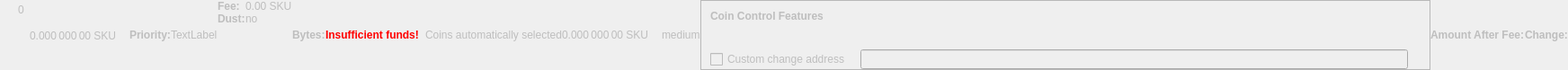
    <widget class="QWidget" name="dummyHideWidget" native="true">
     <property name="enabled">
      <bool>false</bool>
     </property>
     <property name="maximumSize">
      <size>
       <width>100</width>
       <height>22</height>
      </size>
     </property>
     <layout class="QHBoxLayout" name="dummyHideLayout">
      <property name="spacing">
       <number>0</number>
      </property>
      <property name="leftMargin">
       <number>0</number>
      </property>
      <property name="topMargin">
       <number>0</number>
      </property>
      <property name="rightMargin">
       <number>0</number>
      </property>
      <property name="bottomMargin">
       <number>0</number>
      </property>
      <item>
       <layout class="QFormLayout" name="formLayoutCoinControl1">
        <property name="horizontalSpacing">
         <number>10</number>
        </property>
        <property name="verticalSpacing">
         <number>14</number>
        </property>
        <property name="leftMargin">
         <number>10</number>
        </property>
        <property name="topMargin">
         <number>4</number>
        </property>
        <property name="rightMargin">
         <number>6</number>
        </property>
        <item row="0" column="1">
         <widget class="QLabel" name="labelCoinControlBytes">
          <property name="cursor">
           <cursorShape>IBeamCursor</cursorShape>
          </property>
          <property name="contextMenuPolicy">
           <enum>Qt::ActionsContextMenu</enum>
          </property>
          <property name="text">
           <string notr="true">0</string>
          </property>
          <property name="textInteractionFlags">
           <set>Qt::LinksAccessibleByMouse|Qt::TextSelectableByKeyboard|Qt::TextSelectableByMouse</set>
          </property>
         </widget>
        </item>
       </layout>
      </item>
      <item>
       <widget class="QLabel" name="labelCoinControlAfterFee">
        <property name="enabled">
         <bool>false</bool>
        </property>
        <property name="sizePolicy">
         <sizepolicy hsizetype="Fixed" vsizetype="Fixed">
          <horstretch>0</horstretch>
          <verstretch>0</verstretch>
         </sizepolicy>
        </property>
        <property name="minimumSize">
         <size>
          <width>111</width>
          <height>12</height>
         </size>
        </property>
        <property name="maximumSize">
         <size>
          <width>111</width>
          <height>12</height>
         </size>
        </property>
        <property name="cursor">
         <cursorShape>IBeamCursor</cursorShape>
        </property>
        <property name="contextMenuPolicy">
         <enum>Qt::ActionsContextMenu</enum>
        </property>
        <property name="text">
         <string notr="true">0.000 000 00 SKU</string>
        </property>
        <property name="textInteractionFlags">
         <set>Qt::LinksAccessibleByMouse|Qt::TextSelectableByKeyboard|Qt::TextSelectableByMouse</set>
        </property>
       </widget>
      </item>
      <item>
       <widget class="QLabel" name="labelCoinControlPriorityText">
        <property name="enabled">
         <bool>false</bool>
        </property>
        <property name="font">
         <font>
          <weight>75</weight>
          <bold>true</bold>
         </font>
        </property>
        <property name="text">
         <string>Priority:</string>
        </property>
       </widget>
      </item>
      <item>
       <layout class="QHBoxLayout" name="horizontalLayout">
        <item>
         <widget class="QLabel" name="WarningLabel">
          <property name="text">
           <string>TextLabel</string>
          </property>
         </widget>
        </item>
       </layout>
      </item>
      <item>
       <layout class="QFormLayout" name="formLayoutCoinControl3">
        <property name="horizontalSpacing">
         <number>0</number>
        </property>
        <property name="verticalSpacing">
         <number>0</number>
        </property>
        <property name="leftMargin">
         <number>0</number>
        </property>
        <property name="topMargin">
         <number>0</number>
        </property>
        <property name="rightMargin">
         <number>0</number>
        </property>
        <item row="0" column="0">
         <widget class="QLabel" name="labelCoinControlFeeText">
          <property name="enabled">
           <bool>false</bool>
          </property>
          <property name="font">
           <font>
            <weight>75</weight>
            <bold>true</bold>
           </font>
          </property>
          <property name="text">
           <string>Fee:</string>
          </property>
          <property name="margin">
           <number>0</number>
          </property>
         </widget>
        </item>
        <item row="0" column="1">
         <widget class="QLabel" name="labelCoinControlFee">
          <property name="enabled">
           <bool>false</bool>
          </property>
          <property name="cursor">
           <cursorShape>IBeamCursor</cursorShape>
          </property>
          <property name="contextMenuPolicy">
           <enum>Qt::ActionsContextMenu</enum>
          </property>
          <property name="text">
           <string notr="true">0.00 SKU</string>
          </property>
          <property name="textInteractionFlags">
           <set>Qt::LinksAccessibleByMouse|Qt::TextSelectableByKeyboard|Qt::TextSelectableByMouse</set>
          </property>
         </widget>
        </item>
        <item row="1" column="0">
         <widget class="QLabel" name="labelCoinControlLowOutputText">
          <property name="enabled">
           <bool>false</bool>
          </property>
          <property name="font">
           <font>
            <weight>75</weight>
            <bold>true</bold>
           </font>
          </property>
          <property name="text">
           <string>Dust:</string>
          </property>
         </widget>
        </item>
        <item row="1" column="1">
         <widget class="QLabel" name="labelCoinControlLowOutput">
          <property name="enabled">
           <bool>false</bool>
          </property>
          <property name="cursor">
           <cursorShape>IBeamCursor</cursorShape>
          </property>
          <property name="contextMenuPolicy">
           <enum>Qt::ActionsContextMenu</enum>
          </property>
          <property name="text">
           <string>no</string>
          </property>
          <property name="textInteractionFlags">
           <set>Qt::LinksAccessibleByMouse|Qt::TextSelectableByKeyboard|Qt::TextSelectableByMouse</set>
          </property>
         </widget>
        </item>
       </layout>
      </item>
      <item>
       <widget class="QLabel" name="labelCoinControlBytesText">
        <property name="enabled">
         <bool>false</bool>
        </property>
        <property name="font">
         <font>
          <weight>75</weight>
          <bold>true</bold>
         </font>
        </property>
        <property name="text">
         <string>Bytes:</string>
        </property>
       </widget>
      </item>
      <item>
       <layout class="QFormLayout" name="formLayoutCoinControl2">
        <property name="horizontalSpacing">
         <number>0</number>
        </property>
        <property name="verticalSpacing">
         <number>0</number>
        </property>
        <property name="leftMargin">
         <number>0</number>
        </property>
        <property name="topMargin">
         <number>0</number>
        </property>
        <property name="rightMargin">
         <number>0</number>
        </property>
       </layout>
      </item>
      <item>
       <layout class="QHBoxLayout" name="horizontalLayoutCoinControl2">
        <property name="spacing">
         <number>0</number>
        </property>
        <property name="bottomMargin">
         <number>0</number>
        </property>
       </layout>
      </item>
      <item>
       <widget class="QLabel" name="labelCoinControlInsuffFunds">
        <property name="enabled">
         <bool>false</bool>
        </property>
        <property name="minimumSize">
         <size>
          <width>0</width>
          <height>0</height>
         </size>
        </property>
        <property name="font">
         <font>
          <weight>75</weight>
          <bold>true</bold>
         </font>
        </property>
        <property name="styleSheet">
         <string notr="true">color:red;font-weight:bold;</string>
        </property>
        <property name="text">
         <string>Insufficient funds!</string>
        </property>
        <property name="margin">
         <number>5</number>
        </property>
       </widget>
      </item>
      <item>
       <layout class="QFormLayout" name="formLayoutCoinControl4">
        <property name="horizontalSpacing">
         <number>0</number>
        </property>
        <property name="verticalSpacing">
         <number>0</number>
        </property>
        <property name="leftMargin">
         <number>0</number>
        </property>
        <property name="topMargin">
         <number>0</number>
        </property>
        <property name="rightMargin">
         <number>0</number>
        </property>
       </layout>
      </item>
      <item>
       <widget class="QLabel" name="labelCoinControlChangeLabel">
        <property name="enabled">
         <bool>false</bool>
        </property>
        <property name="sizePolicy">
         <sizepolicy hsizetype="Preferred" vsizetype="Expanding">
          <horstretch>0</horstretch>
          <verstretch>0</verstretch>
         </sizepolicy>
        </property>
        <property name="minimumSize">
         <size>
          <width>0</width>
          <height>0</height>
         </size>
        </property>
        <property name="text">
         <string/>
        </property>
        <property name="margin">
         <number>3</number>
        </property>
       </widget>
      </item>
      <item>
       <widget class="QLabel" name="labelCoinControlAutomaticallySelected">
        <property name="enabled">
         <bool>false</bool>
        </property>
        <property name="sizePolicy">
         <sizepolicy hsizetype="Fixed" vsizetype="Fixed">
          <horstretch>0</horstretch>
          <verstretch>0</verstretch>
         </sizepolicy>
        </property>
        <property name="minimumSize">
         <size>
          <width>0</width>
          <height>0</height>
         </size>
        </property>
        <property name="maximumSize">
         <size>
          <width>240</width>
          <height>16777215</height>
         </size>
        </property>
        <property name="text">
         <string>Coins automatically selected</string>
        </property>
        <property name="margin">
         <number>5</number>
        </property>
       </widget>
      </item>
      <item>
       <widget class="QLabel" name="labelCoinControlChange">
        <property name="enabled">
         <bool>false</bool>
        </property>
        <property name="sizePolicy">
         <sizepolicy hsizetype="Fixed" vsizetype="Fixed">
          <horstretch>0</horstretch>
          <verstretch>0</verstretch>
         </sizepolicy>
        </property>
        <property name="minimumSize">
         <size>
          <width>111</width>
          <height>0</height>
         </size>
        </property>
        <property name="maximumSize">
         <size>
          <width>111</width>
          <height>16777215</height>
         </size>
        </property>
        <property name="cursor">
         <cursorShape>IBeamCursor</cursorShape>
        </property>
        <property name="contextMenuPolicy">
         <enum>Qt::ActionsContextMenu</enum>
        </property>
        <property name="text">
         <string notr="true">0.000 000 00 SKU</string>
        </property>
        <property name="textInteractionFlags">
         <set>Qt::LinksAccessibleByMouse|Qt::TextSelectableByKeyboard|Qt::TextSelectableByMouse</set>
        </property>
       </widget>
      </item>
      <item>
       <widget class="QLabel" name="labelCoinControlPriority">
        <property name="enabled">
         <bool>false</bool>
        </property>
        <property name="cursor">
         <cursorShape>IBeamCursor</cursorShape>
        </property>
        <property name="contextMenuPolicy">
         <enum>Qt::ActionsContextMenu</enum>
        </property>
        <property name="text">
         <string>medium</string>
        </property>
        <property name="textInteractionFlags">
         <set>Qt::LinksAccessibleByMouse|Qt::TextSelectableByKeyboard|Qt::TextSelectableByMouse</set>
        </property>
       </widget>
      </item>
      <item>
       <widget class="QFrame" name="frameCoinControl">
        <property name="sizePolicy">
         <sizepolicy hsizetype="Expanding" vsizetype="Expanding">
          <horstretch>0</horstretch>
          <verstretch>0</verstretch>
         </sizepolicy>
        </property>
        <property name="maximumSize">
         <size>
          <width>16777215</width>
          <height>16777215</height>
         </size>
        </property>
        <property name="frameShape">
         <enum>QFrame::StyledPanel</enum>
        </property>
        <property name="frameShadow">
         <enum>QFrame::Sunken</enum>
        </property>
        <layout class="QVBoxLayout" name="verticalLayoutCoinControl2_2">
         <property name="spacing">
          <number>0</number>
         </property>
         <property name="leftMargin">
          <number>0</number>
         </property>
         <property name="topMargin">
          <number>0</number>
         </property>
         <property name="rightMargin">
          <number>0</number>
         </property>
         <property name="bottomMargin">
          <number>0</number>
         </property>
         <item>
          <layout class="QVBoxLayout" name="verticalLayoutCoinControl" stretch="0,0,0,1">
           <property name="spacing">
            <number>0</number>
           </property>
           <property name="leftMargin">
            <number>10</number>
           </property>
           <property name="topMargin">
            <number>10</number>
           </property>
           <item>
            <layout class="QHBoxLayout" name="horizontalLayoutCoinControl1">
             <property name="bottomMargin">
              <number>15</number>
             </property>
             <item>
              <widget class="QLabel" name="labelCoinControlFeatures">
               <property name="enabled">
                <bool>false</bool>
               </property>
               <property name="sizePolicy">
                <sizepolicy hsizetype="Preferred" vsizetype="Maximum">
                 <horstretch>0</horstretch>
                 <verstretch>0</verstretch>
                </sizepolicy>
               </property>
               <property name="font">
                <font>
                 <weight>75</weight>
                 <bold>true</bold>
                </font>
               </property>
               <property name="styleSheet">
                <string notr="true">font-weight:bold;</string>
               </property>
               <property name="text">
                <string>Coin Control Features</string>
               </property>
              </widget>
             </item>
            </layout>
           </item>
           <item>
            <widget class="QWidget" name="widgetCoinControl" native="true">
             <property name="sizePolicy">
              <sizepolicy hsizetype="Preferred" vsizetype="Preferred">
               <horstretch>0</horstretch>
               <verstretch>0</verstretch>
              </sizepolicy>
             </property>
             <property name="minimumSize">
              <size>
               <width>0</width>
               <height>0</height>
              </size>
             </property>
             <property name="styleSheet">
              <string notr="true"/>
             </property>
             <layout class="QHBoxLayout" name="horizontalLayoutCoinControl5_2">
              <property name="leftMargin">
               <number>0</number>
              </property>
              <property name="topMargin">
               <number>0</number>
              </property>
              <property name="rightMargin">
               <number>0</number>
              </property>
              <property name="bottomMargin">
               <number>0</number>
              </property>
              <item>
               <layout class="QHBoxLayout" name="horizontalLayoutCoinControl3">
                <property name="spacing">
                 <number>20</number>
                </property>
                <property name="topMargin">
                 <number>0</number>
                </property>
                <property name="bottomMargin">
                 <number>10</number>
                </property>
               </layout>
              </item>
             </layout>
            </widget>
           </item>
           <item>
            <layout class="QHBoxLayout" name="horizontalLayoutCoinControl4" stretch="0,0,0">
             <property name="spacing">
              <number>12</number>
             </property>
             <property name="sizeConstraint">
              <enum>QLayout::SetDefaultConstraint</enum>
             </property>
             <property name="topMargin">
              <number>5</number>
             </property>
             <property name="rightMargin">
              <number>5</number>
             </property>
             <item>
              <widget class="QCheckBox" name="checkBoxCoinControlChange">
               <property name="enabled">
                <bool>false</bool>
               </property>
               <property name="toolTip">
                <string>If this is activated, but the change address is empty or invalid, change will be sent to a newly generated address.</string>
               </property>
               <property name="text">
                <string>Custom change address</string>
               </property>
              </widget>
             </item>
             <item>
              <widget class="QValidatedLineEdit" name="lineEditCoinControlChange">
               <property name="enabled">
                <bool>false</bool>
               </property>
               <property name="sizePolicy">
                <sizepolicy hsizetype="Expanding" vsizetype="Fixed">
                 <horstretch>0</horstretch>
                 <verstretch>0</verstretch>
                </sizepolicy>
               </property>
              </widget>
             </item>
             <item>
              <widget class="QLabel" name="labelCoinControlChangeLabel_2">
               <property name="sizePolicy">
                <sizepolicy hsizetype="Preferred" vsizetype="Expanding">
                 <horstretch>0</horstretch>
                 <verstretch>0</verstretch>
                </sizepolicy>
               </property>
               <property name="minimumSize">
                <size>
                 <width>0</width>
                 <height>0</height>
                </size>
               </property>
               <property name="text">
                <string/>
               </property>
               <property name="margin">
                <number>3</number>
               </property>
              </widget>
             </item>
            </layout>
           </item>
           <item>
            <spacer name="verticalSpacerCoinControl">
             <property name="orientation">
              <enum>Qt::Vertical</enum>
             </property>
             <property name="sizeHint" stdset="0">
              <size>
               <width>800</width>
               <height>1</height>
              </size>
             </property>
            </spacer>
           </item>
          </layout>
         </item>
        </layout>
       </widget>
      </item>
      <item>
       <widget class="QLabel" name="labelCoinControlAfterFeeText">
        <property name="enabled">
         <bool>false</bool>
        </property>
        <property name="minimumSize">
         <size>
          <width>0</width>
          <height>0</height>
         </size>
        </property>
        <property name="maximumSize">
         <size>
          <width>16777215</width>
          <height>16777215</height>
         </size>
        </property>
        <property name="font">
         <font>
          <weight>75</weight>
          <bold>true</bold>
         </font>
        </property>
        <property name="text">
         <string>Amount After Fee:</string>
        </property>
        <property name="alignment">
         <set>Qt::AlignLeading|Qt::AlignLeft|Qt::AlignVCenter</set>
        </property>
        <property name="margin">
         <number>0</number>
        </property>
       </widget>
      </item>
      <item>
       <widget class="QLabel" name="labelCoinControlChangeText">
        <property name="enabled">
         <bool>false</bool>
        </property>
        <property name="sizePolicy">
         <sizepolicy hsizetype="Preferred" vsizetype="Preferred">
          <horstretch>0</horstretch>
          <verstretch>0</verstretch>
         </sizepolicy>
        </property>
        <property name="minimumSize">
         <size>
          <width>0</width>
          <height>0</height>
         </size>
        </property>
        <property name="maximumSize">
         <size>
          <width>16777215</width>
          <height>16777215</height>
         </size>
        </property>
        <property name="font">
         <font>
          <weight>75</weight>
          <bold>true</bold>
         </font>
        </property>
        <property name="text">
         <string>Change:</string>
        </property>
        <property name="alignment">
         <set>Qt::AlignLeading|Qt::AlignLeft|Qt::AlignVCenter</set>
        </property>
       </widget>
      </item>
     </layout>
    </widget>
